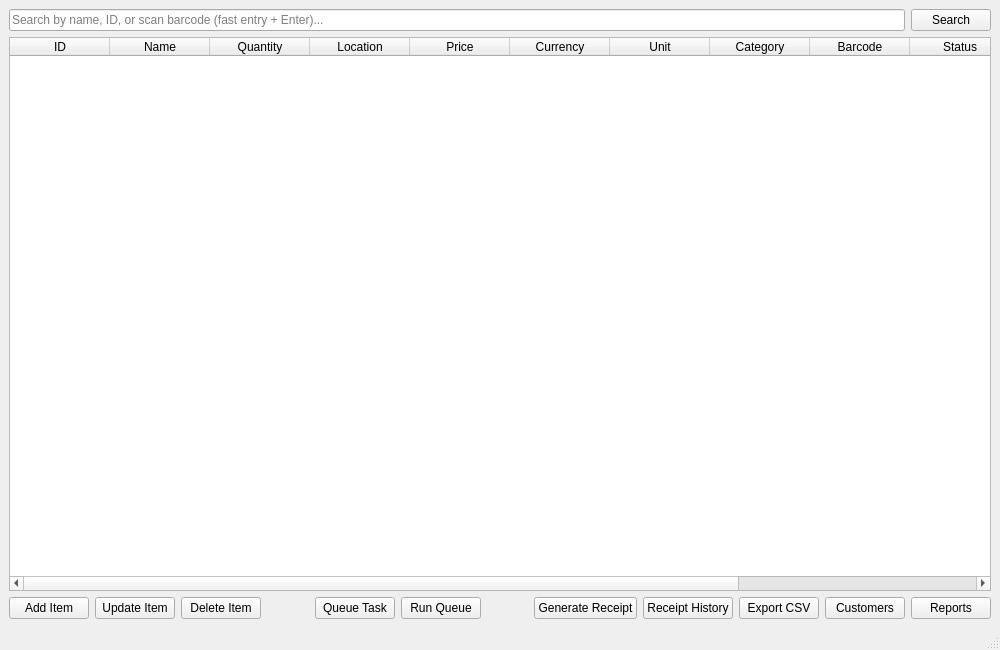
<?xml version="1.0" encoding="UTF-8"?>
<ui version="4.0">
 <class>Main</class>
 <widget class="QMainWindow" name="Main">
  <property name="geometry">
   <rect>
    <x>0</x>
    <y>0</y>
    <width>1000</width>
    <height>650</height>
   </rect>
  </property>
  <property name="windowTitle">
   <string>WMS-X GUI</string>
  </property>
  <widget class="QWidget" name="centralwidget">
   <layout class="QVBoxLayout" name="verticalLayout">
    <item>
     <layout class="QHBoxLayout" name="topLayout">
      <item>
       <widget class="QLineEdit" name="searchLineEdit">
        <property name="placeholderText">
         <string>Search by name, ID, or scan barcode (fast entry + Enter)...</string>
        </property>
       </widget>
      </item>
      <item>
       <widget class="QPushButton" name="searchBtn">
        <property name="text">
         <string>Search</string>
        </property>
       </widget>
      </item>
     </layout>
    </item>
    <item>
     <widget class="QTableWidget" name="inventoryTable">
      <property name="editTriggers">
       <set>QAbstractItemView::NoEditTriggers</set>
      </property>
      <property name="selectionMode">
       <enum>QAbstractItemView::MultiSelection</enum>
      </property>
      <property name="selectionBehavior">
       <enum>QAbstractItemView::SelectRows</enum>
      </property>
      <property name="sortingEnabled">
       <bool>true</bool>
      </property>
      <column>
       <property name="text">
        <string>ID</string>
       </property>
      </column>
      <column>
       <property name="text">
        <string>Name</string>
       </property>
      </column>
      <column>
       <property name="text">
        <string>Quantity</string>
       </property>
      </column>
      <column>
       <property name="text">
        <string>Location</string>
       </property>
      </column>
      <column>
       <property name="text">
        <string>Price</string>
       </property>
      </column>
      <column>
       <property name="text">
        <string>Currency</string>
       </property>
      </column>
      <column>
       <property name="text">
        <string>Unit</string>
       </property>
      </column>
      <column>
       <property name="text">
        <string>Category</string>
       </property>
      </column>
      <column>
       <property name="text">
        <string>Barcode</string>
       </property>
      </column>
      <column>
       <property name="text">
        <string>Status</string>
       </property>
      </column>
      <column>
       <property name="text">
        <string>Created At</string>
       </property>
      </column>
      <column>
       <property name="text">
        <string>Modified At</string>
       </property>
      </column>
     </widget>
    </item>
    <item>
     <layout class="QHBoxLayout" name="bottomLayout">
      <item>
       <widget class="QPushButton" name="addBtn">
        <property name="text">
         <string>Add Item</string>
        </property>
       </widget>
      </item>
      <item>
       <widget class="QPushButton" name="updateBtn">
        <property name="text">
         <string>Update Item</string>
        </property>
       </widget>
      </item>
      <item>
       <widget class="QPushButton" name="deleteBtn">
        <property name="text">
         <string>Delete Item</string>
        </property>
       </widget>
      </item>
      <item>
       <spacer name="horizontalSpacer">
        <property name="orientation">
         <enum>Qt::Horizontal</enum>
        </property>
        <property name="sizeHint" stdset="0">
         <size>
          <width>20</width>
          <height>20</height>
         </size>
        </property>
       </spacer>
      </item>
      <item>
       <widget class="QPushButton" name="queueTaskBtn">
        <property name="text">
         <string>Queue Task</string>
        </property>
       </widget>
      </item>
      <item>
       <widget class="QPushButton" name="runQueueBtn">
        <property name="text">
         <string>Run Queue</string>
        </property>
       </widget>
      </item>
      <item>
       <spacer name="horizontalSpacer2">
        <property name="orientation">
         <enum>Qt::Horizontal</enum>
        </property>
        <property name="sizeHint" stdset="0">
         <size>
          <width>20</width>
          <height>20</height>
         </size>
        </property>
       </spacer>
      </item>
      <item>
       <widget class="QPushButton" name="receiptBtn">
        <property name="text">
         <string>Generate Receipt</string>
        </property>
       </widget>
      </item>
      <item>
       <widget class="QPushButton" name="receiptHistoryBtn">
        <property name="text">
         <string>Receipt History</string>
        </property>
       </widget>
      </item>
      <item>
       <widget class="QPushButton" name="exportCsvBtn">
        <property name="text">
         <string>Export CSV</string>
        </property>
       </widget>
      </item>
      <item>
       <widget class="QPushButton" name="customersBtn">
        <property name="text">
         <string>Customers</string>
        </property>
       </widget>
      </item>
      <item>
       <widget class="QPushButton" name="reportsBtn">
        <property name="text">
         <string>Reports</string>
        </property>
       </widget>
      </item>
     </layout>
    </item>
   </layout>
  </widget>
  <widget class="QMenuBar" name="menubar">
   <property name="geometry">
    <rect>
     <x>0</x>
     <y>0</y>
     <width>1000</width>
     <height>22</height>
    </rect>
   </property>
  </widget>
  <widget class="QStatusBar" name="statusbar"/>
 </widget>
 <resources/>
 <connections/>
</ui>
